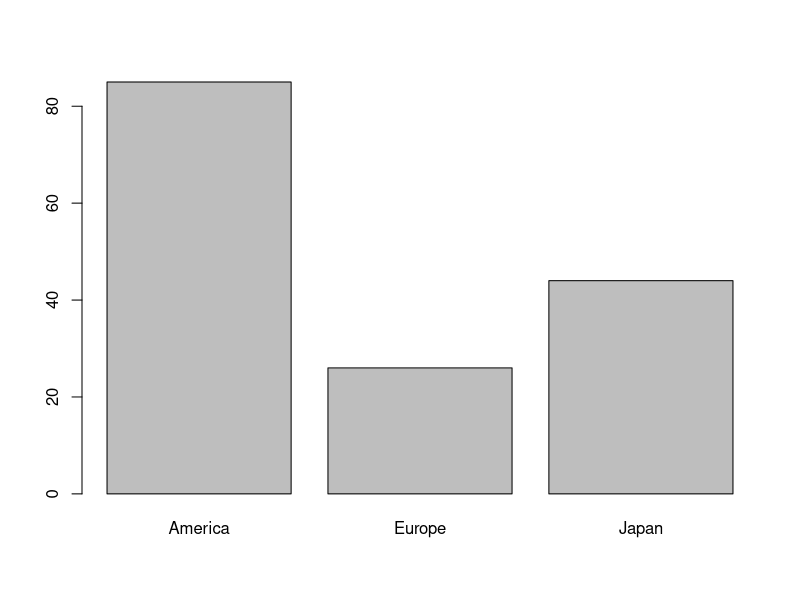
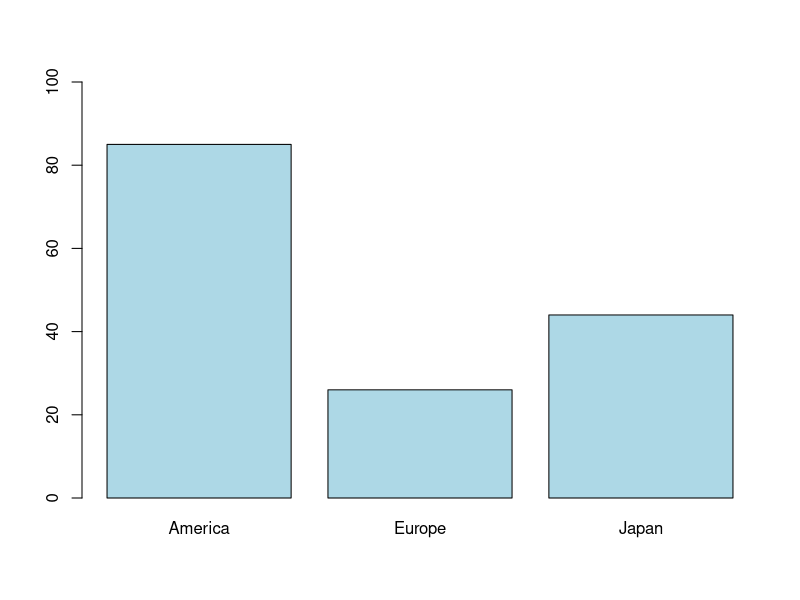
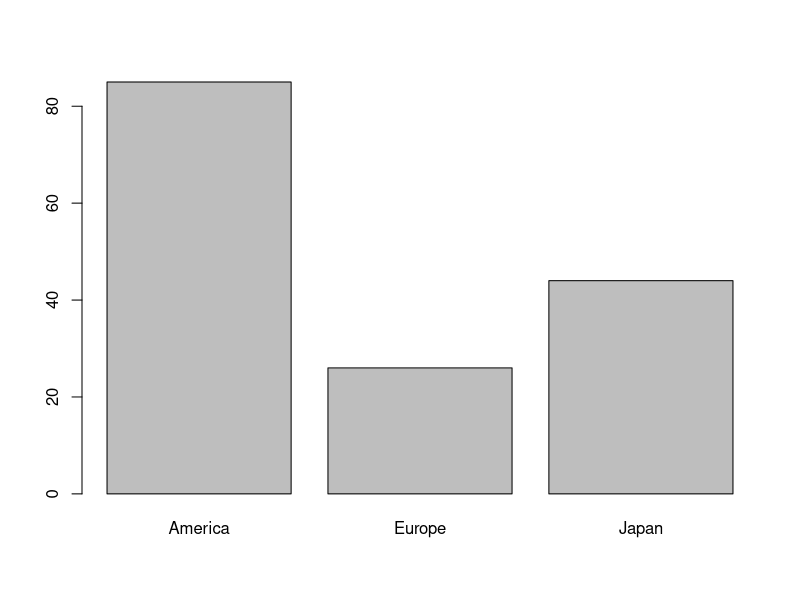

Here is the R script that generated these plots, in order:

samochody <- read.csv2("samochody.csv")
head(samochody)
producent<-samochody$producent
s<- character(length = length(samochody$producent))
s
s[which(samochody$producent ==1)] <-"America"
s[which(samochody$producent ==2)] <-"Europe"
s[which(samochody$producent ==3)] <-"Japan"

prod<- factor(s, levels=c("America","Europe","Japan"))

barplot(table(prod))


#2)
barplot(summary(factor(samochody$producent)),names.arg=c("America","Europe","Japan"),col="lightblue", ylim=c(0,100))

#3)
prod<-factor(producent)
levels(prod)<-c("America","Europe","Japan")
barplot(table(prod))



